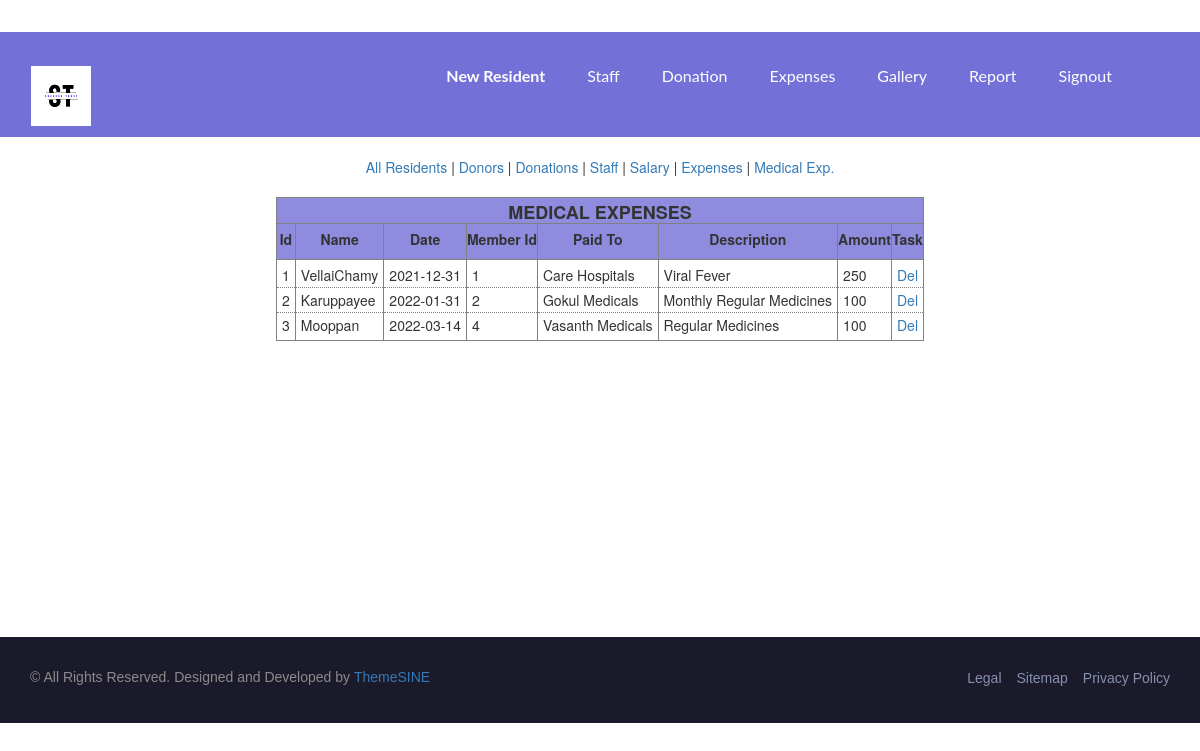
The app's page /viva/viewmedexpenses.php (signed in) with its own data.
### tables this page shows
CREATE TABLE IF NOT EXISTS `medexpenses` (
  `id` int(11) NOT NULL AUTO_INCREMENT,
  `dt` date NOT NULL,
  `memberid` int(11) NOT NULL,
  `payee` varchar(100) NOT NULL,
  `descr` varchar(200) NOT NULL,
  `amount` float NOT NULL,
  PRIMARY KEY (`id`)
);

CREATE TABLE IF NOT EXISTS `newperson` (
  `id` int(11) NOT NULL AUTO_INCREMENT,
  `name` varchar(100) NOT NULL,
  `gender` varchar(10) NOT NULL,
  `age` varchar(5) NOT NULL,
  `addr` varchar(100) NOT NULL,
  `city` varchar(20) NOT NULL,
  `occupation` varchar(50) NOT NULL,
  `pension` varchar(50) NOT NULL,
  `relative` varchar(50) NOT NULL,
  `relation` varchar(40) NOT NULL,
  `mobile` varchar(15) NOT NULL,
  `reason` varchar(100) NOT NULL,
  `joindt` date NOT NULL,
  `hproblem` varchar(200) NOT NULL DEFAULT 'NIL',
  `aadhar` varchar(20) NOT NULL DEFAULT '123456789012',
  `fname` varchar(500) NOT NULL,
  PRIMARY KEY (`id`)
);

### viva/viewmedexpenses.php (the view, shortened to what this page needs)
<?php
include './adminheader.php';
include './reportmenu.php';
$result = mysqli_query($link, "select m.id,name,m.dt,memberid,m.payee,m.descr,m.amount  from medexpenses m,newperson n where n.id=m.id");
    echo "<table class='center_tab'><thead><tr><th colspan='8'><h4>MEDICAL EXPENSES</h4>";
    echo "<tr><th>Id<th>Name<th>Date<th>Member Id<th>Paid To<th>Description<th>Amount<th>Task";
    echo "<tbody>";
        while($row = mysqli_fetch_row($result)) {
            echo "<tr>";
            foreach($row as $k=>$r) {
                    echo "<td>$r";
            }
            echo "<td><a href='viewmedexpenses.php?did=$row[0]&amount=$row[6]' onclick=\"javascript:return confirm('Are You Sure to Delete Medical Expenses Entry ?')\">Del</a>";
        }
    echo "</tbody></table>";
include './footer.php';
?>

### viva/assets/css/bootsnav.css (style rules this page uses)
body { -webkit-transition: all 0.3s ease-in-out; -moz-transition: all 0.3s ease-in-out; -o-transition: all 0.3s ease-in-out; -ms-transition: all 0.3s ease-in-out; transition: all 0.3s ease-in-out; }

### viva/assets/css/style.css (style rules this page uses)
* { padding: 0; margin: 0; }
* { -webkit-box-sizing:border-box; -moz-box-sizing:border-box; -o-box-sizing:border-box; -ms-box-sizing:border-box; box-sizing:border-box; }
body { font-size:14px; background: #fff; max-width:1920px; margin:0 auto; overflow-x:hidden; }
a,a:hover,a:active,a:focus { display:inline-block; text-decoration:none; font-size:14px; padding:0; }
h1,h2,h3,h4,h5,h6 { margin: 0; text-transform: capitalize; }
html,body { height: 100%; position: relative; z-index: 2; }
table th h4 { margin:0; font-weight: bold }
.center_tab { margin: 10px auto; border:solid thin gray; border-radius: 0.5em; }
.center_tab thead tr th { border-right: solid thin gray; border-bottom: solid thin gray; padding-top: 5px; background-color: rgba(115,112,216,0.8); text-align: center; }
.center_tab thead tr:last-child th { padding-bottom: 10px; border-bottom: solid thin gray; }
.center_tab tbody tr td { padding-left: 5px; padding-right: 5px; padding-top: 2px; padding-bottom: 2px; border-right:solid thin gray; border-bottom: dotted thin gray; }
.center_tab tbody tr:first-child th, .center_tab tbody tr:first-child td { padding-top: 5px; }
.center_tab tbody tr:last-child th, .center_tab tbody tr:last-child td { padding-bottom: 5px; }
.center_tab tbody tr td:last-child { border-right: none; }

### records on screen
medexpenses: id "1", newperson.name "VellaiChamy", dt "2021-12-31", memberid "1", payee "Care Hospitals", descr "Viral Fever", amount "250"
medexpenses: id "2", newperson.name "Karuppayee", dt "2022-01-31", memberid "2", payee "Gokul Medicals", descr "Monthly Regular Medicines", amount "100"
medexpenses: id "3", newperson.name "Mooppan", dt "2022-03-14", memberid "4", payee "Vasanth Medicals", descr "Regular Medicines", amount "100"
